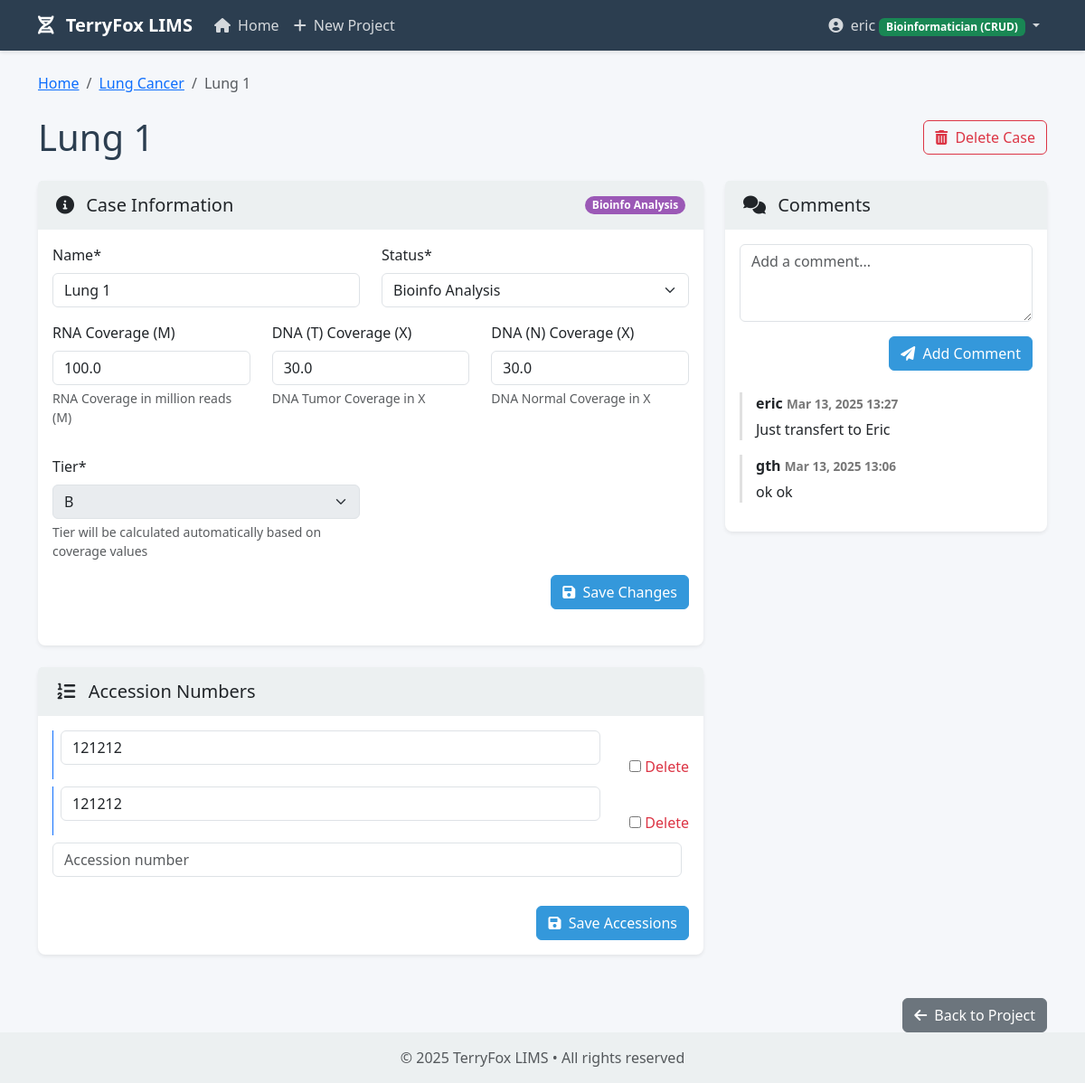
The app's page /cases/3/ (signed in), older data.
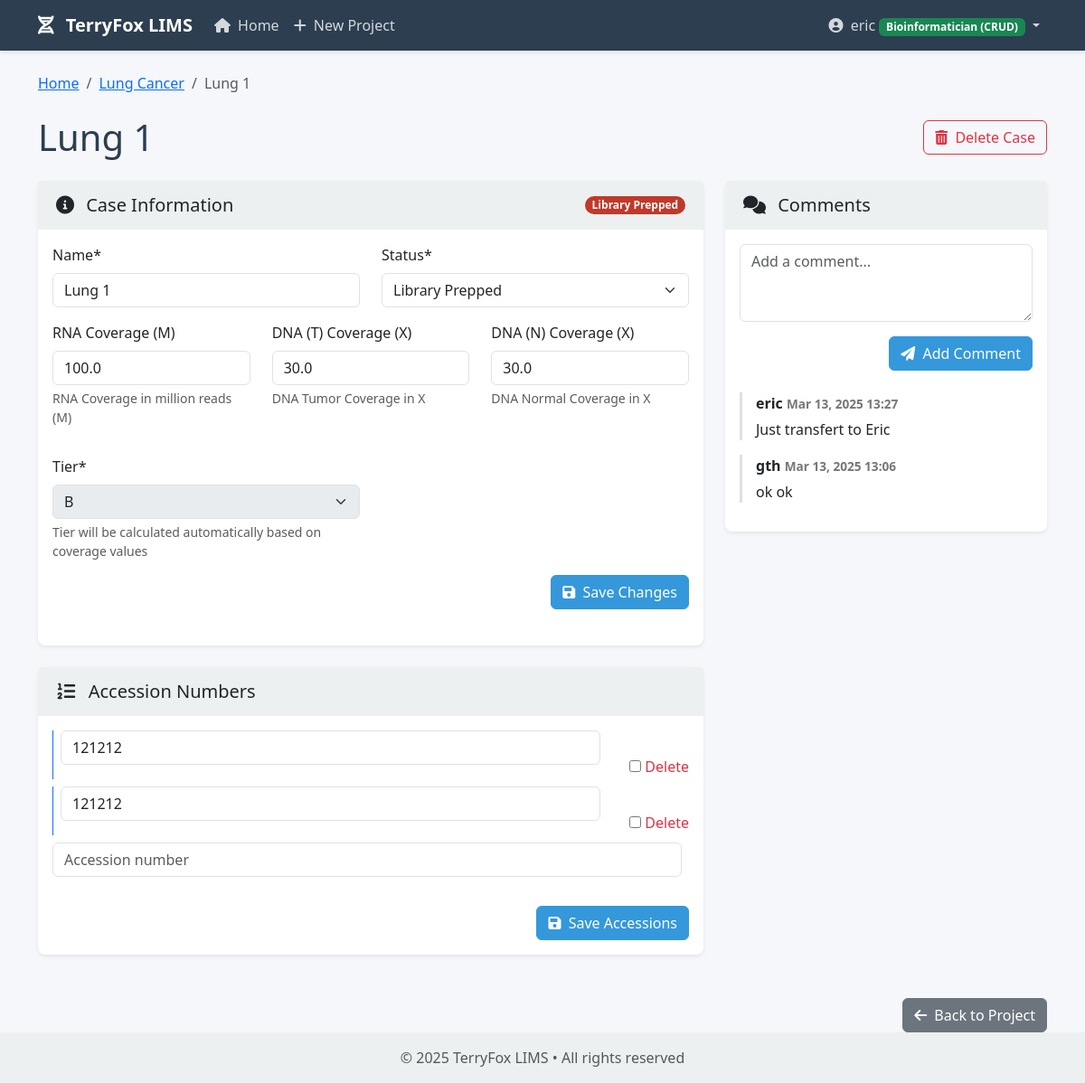
The same page, newer data.
### core/models.py (models this page shows, shortened)
class Case(models.Model):
    STATUS_RECEIVED = 'received'
    STATUS_LIBRARY_PREPPED = 'library_prepped'
    STATUS_TRANSFERRED = 'transferred_to_nfl'
    STATUS_BIOINFO = 'bioinfo_analysis'
    STATUS_COMPLETED = 'completed'
    STATUS_CHOICES = [
        (STATUS_RECEIVED, _('Received')),
        (STATUS_LIBRARY_PREPPED, _('Library Prepped')),
        (STATUS_TRANSFERRED, _('Transferred to NFL')),
        (STATUS_BIOINFO, _('Bioinfo Analysis')),
        (STATUS_COMPLETED, _('Completed')),
    ]
    TIER_A = 'A'
    TIER_B = 'B'
    TIER_FA = 'FAIL'
    TIER_CHOICES = [
        (TIER_A, _('A')),
        (TIER_B, _('B')),
        (TIER_FA, _('FAIL')),
    ]
    project = models.ForeignKey(Project, on_delete=models.CASCADE, related_name='cases')
    name = models.CharField(max_length=255)
    status = models.CharField(max_length=50, choices=STATUS_CHOICES, default=STATUS_RECEIVED)
    rna_coverage = models.FloatField(null=True, blank=True, verbose_name=_('RNA Coverage (M)'))
    dna_t_coverage = models.FloatField(null=True, blank=True, verbose_name=_('DNA (T) Coverage (X)'))
    dna_n_coverage = models.FloatField(null=True, blank=True, verbose_name=_('DNA (N) Coverage (X)'))
    tier = models.CharField(max_length=4, choices=TIER_CHOICES, default=TIER_A)
    created_at = models.DateTimeField(auto_now_add=True)
    updated_at = models.DateTimeField(auto_now=True)

### core/views.py (the view, shortened to what this page needs)
# urls.py: path('cases/<int:case_id>/', views.case_detail, name='case_detail'),
@login_required
def case_detail(request, case_id):
    case = get_object_or_404(Case, id=case_id)
    comments = case.comments.all().order_by('-created_at')
    accessions = case.accessions.all()
    can_edit = request.user.groups.filter(name='Bioinformatician').exists() or request.user.is_superuser
    comment_form = None
    case_form = None
    accession_formset = None
    if can_edit:
        if comment_form is None:
            comment_form = CommentForm()
        if case_form is None:
            case_form = CaseForm(instance=case)
        if accession_formset is None:
            accession_formset = AccessionFormSet(instance=case)
    return render(request, 'core/case_detail.html', {
        'case': case,
        'project': case.project,
        'comments': comments,
        'accessions': accessions,
        'can_edit': can_edit,
        'comment_form': comment_form,
        'case_form': case_form,
        'accession_formset': accession_formset,
    })

### core/forms.py
class CommentForm(forms.ModelForm):
    class Meta:
        model = Comment
        fields = ['text']
        widgets = {
            'text': forms.Textarea(attrs={'class': 'form-control', 'rows': 3, 'placeholder': _('Add a comment...')}),
        }
        labels = {
            'text': '',
        }

### templates/core/case_detail.html (shortened to what the changed rows need)
{% extends 'base.html' %}
{% load crispy_forms_tags %}
{% block content %}
<nav aria-label="breadcrumb" class="mb-4">
    <ol class="breadcrumb">
        <li class="breadcrumb-item"><a href="{% url 'home' %}">Home</a></li>
        <li class="breadcrumb-item"><a href="{% url 'project_detail' project_id=project.id %}">{{ project.name }}</a></li>
        <li class="breadcrumb-item active">{{ case.name }}</li>
    </ol>
</nav>
<div class="d-flex justify-content-between align-items-center mb-4">
    <h1 class="mb-0">{{ case.name }}</h1>
    <div>
        {% if can_edit %}
        <a href="{% url 'case_delete' case_id=case.id %}" class="btn btn-outline-danger">
        </a>
        {% endif %}
    </div>
</div>
<div class="row">
    <div class="col-lg-8 mb-4">
        <div class="card shadow-sm mb-4">
            <div class="card-header">
                <div class="d-flex justify-content-between align-items-center">
                    <h5 class="mb-0"><i class="fas fa-info-circle me-2"></i> Case Information</h5>
                    <span class="badge badge-{{ case.status }} rounded-pill">{{ case.get_status_display }}</span>
                </div>
            </div>
            <div class="card-body">
                {% if can_edit %}
                <form method="post" class="mb-4">
                    <div class="row">
                        <div class="col-md-6">
                            {{ case_form.name|as_crispy_field }}
                        </div>
                        <div class="col-md-6">
                            {{ case_form.status|as_crispy_field }}
                        </div>
                    </div>
                    <div class="row mb-3">
                        <div class="col-md-4">
                            {{ case_form.rna_coverage|as_crispy_field }}
                        </div>
                        <div class="col-md-4">
                            {{ case_form.dna_t_coverage|as_crispy_field }}
                        </div>
                        <div class="col-md-4">
                            {{ case_form.dna_n_coverage|as_crispy_field }}
                        </div>
                    </div>
                    <div class="row">
                        <div class="col-md-6">
                            {{ case_form.tier|as_crispy_field }}
                        </div>
                    </div>
                    <div class="text-end">
                        <button type="submit" class="btn btn-primary">
                            <i class="fas fa-save me-1"></i> Save Changes
                        </button>
                    </div>
                </form>
                {% endif %}
            </div>
        </div>
    </div>
</div>
{% endblock %}

Row changes from the older to the newer data that the page shows:
changed Case "Lung 1": status "Bioinfo Analysis" → "Library Prepped"
